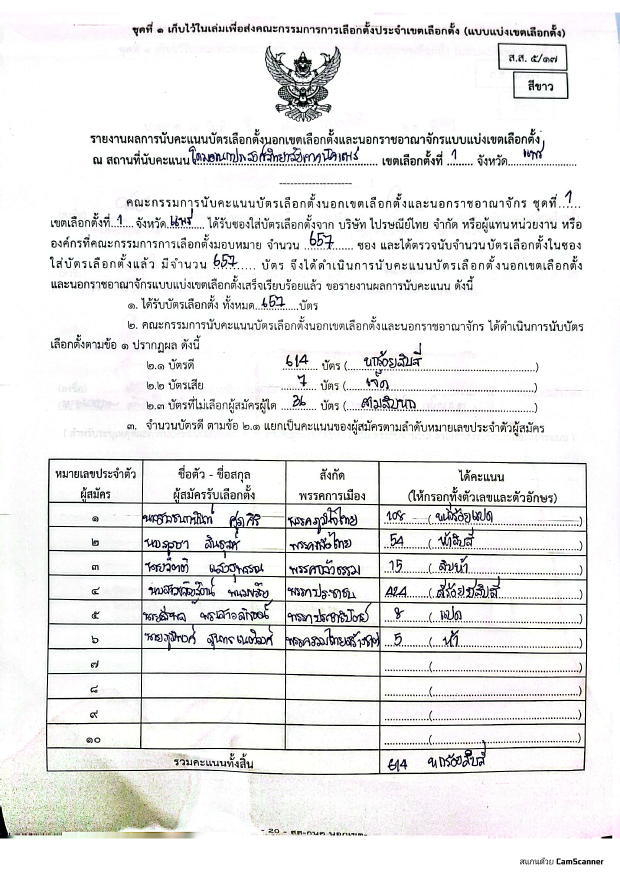
#> input picture test_images/page-1.png, 1240 x 1755 px (shown at 1/2 size)
$ python -i adaptive_ocr.py   (imports and definitions only)
#> lines starting #> are read from the running program, lines starting #| are printed output that depends on the picture; after the words box and inside, x2 and y2 are one past the last pixel; in counts of white or black regions, pixels touching at a corner belong together
#!/usr/bin/env python3
"""
Adaptive OCR preprocessing based on image characteristics.

Key insight: Different images need different preprocessing.
High-res images benefit from aggressive preprocessing.
Low-res images are hurt by binarization.

Solution: Analyze image characteristics and select optimal preprocessing.
"""

import os
import sys
import io
import tempfile
from dataclasses import dataclass
from typing import Optional, Union, List
from pathlib import Path

try:
    from PIL import Image, ImageStat, ImageEnhance, ImageFilter, ImageOps
    import cv2
    import numpy as np
    PIL_AVAILABLE = True
except ImportError:
    PIL_AVAILABLE = False


@dataclass
class ImageCharacteristics:
    """Analyzed characteristics of an image."""
    width: int
    height: int
    resolution_category: str  # "low", "medium", "high"
    contrast_ratio: float
    has_noise: bool
    recommended_preprocessing: List[str]


def deskew_image(img_arr: "np.ndarray") -> "np.ndarray":
    """
    Deskew image using projection profile.
    Simple method: rotate small angles and find max horizontal projection variance.
    """
    try:
        # Convert to grayscale if needed
        if len(img_arr.shape) == 3:
            gray = cv2.cvtColor(img_arr, cv2.COLOR_RGB2GRAY)
        else:
            gray = img_arr

        # Invert (text is white)
        thresh = cv2.bitwise_not(gray)

        # Check angles -5 to +5
        best_angle = 0
        max_variance = 0

        # Fast check: coarse steps
        for angle in range(-5, 6):
            # Rotate
            h, w = gray.shape[:2]
            center = (w // 2, h // 2)
            M = cv2.getRotationMatrix2D(center, angle, 1.0)
            rotated = cv2.warpAffine(thresh, M, (w, h), flags=cv2.INTER_LINEAR, borderMode=cv2.BORDER_CONSTANT, borderValue=0)

            # Project
            projection = np.sum(rotated, axis=1)
            variance = np.var(projection)

            if variance > max_variance:
                max_variance = variance
                best_angle = angle

        if abs(best_angle) > 0:
            print(f"  Deskewing: detected angle {best_angle}")
            h, w = img_arr.shape[:2]
            center = (w // 2, h // 2)
            M = cv2.getRotationMatrix2D(center, best_angle, 1.0)
            return cv2.warpAffine(img_arr, M, (w, h), flags=cv2.INTER_CUBIC, borderMode=cv2.BORDER_REPLICATE)

        return img_arr

    except Exception as e:
        print(f"  Deskew error: {e}")
        return img_arr


# [51 lines left out: function remove_lines, not called in this run]


def add_padding(img: "Image.Image", border: int = 20) -> "Image.Image":
    """
    Add white border padding to image.
    Tesseract often fails if text touches the edge.
    """
    if not PIL_AVAILABLE:
        return img
    try:
        # ImageOps.expand adds border. Fill with white (255)
        return ImageOps.expand(img, border=border, fill='white')
    except Exception as e:
        print(f"  Padding error: {e}")
        return img


def analyze_image_obj(img: "Image.Image") -> ImageCharacteristics:
    """
    Analyze a PIL Image object to determine optimal preprocessing.
    """
    if not PIL_AVAILABLE:
        return ImageCharacteristics(0, 0, "medium", 0, False, ["contrast"])

    width, height = img.size

    # Convert to grayscale for analysis
    if img.mode != "L":
        gray = img.convert("L")
    else:
        gray = img

    # Calculate contrast (standard deviation of pixel values)
    stat = ImageStat.Stat(gray)
    contrast = stat.stddev[0]  # Higher = more contrast

    # Determine resolution category
    total_pixels = width * height
    if total_pixels > 4_000_000:  # > 4MP
        resolution = "high"
    elif total_pixels > 1_000_000:  # > 1MP
        resolution = "medium"
    else:
        resolution = "low"

    # Detect noise by looking at high-frequency variations
    # (simplified - in production use proper noise detection)
    has_noise = contrast > 70 and resolution == "low"

    # Determine recommended preprocessing based on characteristics
    # Padding is always recommended for OCR safety
    recommended = ["padding"]

    # v2.0: Self-Correction hint
    force_aggressive = os.environ.get("ADAPTIVE_OCR_FORCE_AGGRESSIVE") == "1"
    if force_aggressive:
        recommended.extend(["contrast", "sharpen", "binarize", "dilate"])

    if resolution == "high":
        # High-res: can handle aggressive preprocessing
        recommended.extend(["contrast", "sharpen", "binarize"])
        # High res usually means we can see lines clearly, good candidate for line removal
        recommended.append("remove_lines")
    elif resolution == "low":
        # Low-res: preserve information, minimal processing
        pass
    else:
        # Medium: light preprocessing
        recommended.append("contrast")
        recommended.append("deskew") # Medium res often mobile scans

    # Adjust based on contrast
    if contrast < 40:
        # Low contrast image - needs boost
        if "contrast" not in recommended:
            recommended.append("contrast")
    elif contrast > 80:
        # High contrast - might be over-processed
        if "binarize" in recommended:
            recommended.remove("binarize")

    return ImageCharacteristics(
        width=width,
        height=height,
        resolution_category=resolution,
        contrast_ratio=contrast,
        has_noise=has_noise,
        recommended_preprocessing=recommended,
    )


# [11 lines left out: function analyze_image, not called in this run]


def apply_preprocessing(img: "Image.Image", methods: List[str]) -> "Image.Image":
    """Apply list of preprocessing methods to a PIL Image."""
    if not PIL_AVAILABLE:
        return img

    processed = img.copy()

    # Advanced CV operations (convert to numpy)
    if "deskew" in methods or "remove_lines" in methods:
        img_np = np.array(processed)

        if "deskew" in methods:
            img_np = deskew_image(img_np)

        if "remove_lines" in methods:
            img_np = remove_lines(img_np)

        processed = Image.fromarray(img_np)

    # Standard PIL operations

    # Padding (do before other filters to avoid border artifacts)
    if "padding" in methods:
        processed = add_padding(processed)

    # Convert to grayscale if needed
    if processed.mode != "L" and ("binarize" in methods or "threshold" in methods):
        processed = processed.convert("L")
    elif processed.mode != "RGB" and "contrast" in methods:
        # Contrast works best in RGB or L
        pass

    if "denoise" in methods:
        processed = processed.filter(ImageFilter.MedianFilter(size=3))

    if "contrast" in methods:
        # Higher contrast for handwritten ink
        # Ensure compatible mode for Contrast
        if processed.mode not in ["RGB", "L"]:
            processed = processed.convert("RGB")
        processed = ImageEnhance.Contrast(processed).enhance(2.0)

    if "sharpen" in methods:
        processed = processed.filter(ImageFilter.SHARPEN)
        processed = processed.filter(ImageFilter.EDGE_ENHANCE)

    if "dilate" in methods:
        # Thicken thin strokes
        processed = processed.filter(ImageFilter.MaxFilter(size=3))

    if "binarize" in methods:
        # Adaptive thresholding
        if processed.mode != "L":
            processed = processed.convert("L")
        processed = processed.point(lambda x: 0 if x < 140 else 255)

    return processed


# [8 lines left out: function adaptive_preprocess_image, not called in this run]


def adaptive_preprocess(image_path: str, output_path: Optional[str] = None) -> tuple[str, list[str]]:
    """
    Apply preprocessing adapted to image characteristics (File API).

    Returns (output_path, methods_applied).
    """
#> called with image_path = 'test_images/page-1.png'
    if not PIL_AVAILABLE:
        return image_path, []

    with Image.open(image_path) as img:
#> img is the input picture: PIL image 1240x1755 RGB; mean R, G, B 233.9, 234, 233.5
        chars = analyze_image_obj(img)
#> in analyze_image_obj, `contrast = stat.stddev[0]`: contrast = 58.06
#> in analyze_image_obj, `has_noise = contrast > 70 and resolution == "low"`: has_noise = False
        print(f"  Adaptive OCR (File): {chars.resolution_category} res, contrast={chars.contrast_ratio:.1f}, methods={chars.recommended_preprocessing}")
#|   Adaptive OCR (File): medium res, contrast=58.1, methods=['padding', 'contrast', 'deskew']
        processed = apply_preprocessing(img, chars.recommended_preprocessing)
#> in deskew_image, `thresh = cv2.bitwise_not(gray)`:
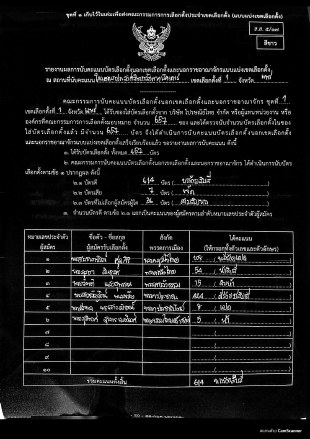
#> thresh: shape (1755, 1240) (shown at 1/4 size); min 0, max 255, mean 21.1
#> the loop in deskew_image, `for angle in range(-5, 6):` made 11 passes
#> (variance, max_variance) on passes 1 to 6: (150770395.9, 150770395.9), (169931769.8, 169931769.8), (203211182.5, 203211182.5), (228877514.3, 228877514.3), (372789722.2, 372789722.2), (679429231.9, 679429231.9)
#> pass 1, in deskew_image, `rotated = cv2.warpAffine(thresh, M, (w, h), flags=cv2.INTER_LINEAR, bo..`:
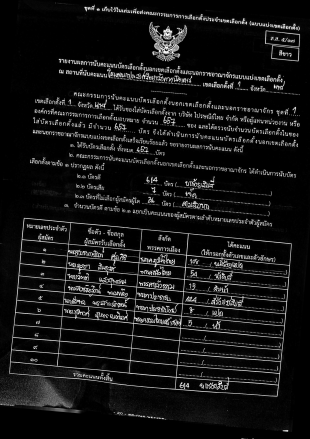
#> rotated: shape (1755, 1240) (shown at 1/4 size); min 0, max 255, mean 20.8
#> pass 2, in deskew_image, `rotated = cv2.warpAffine(thresh, M, (w, h), flags=cv2.INTER_LINEAR, bo..`:
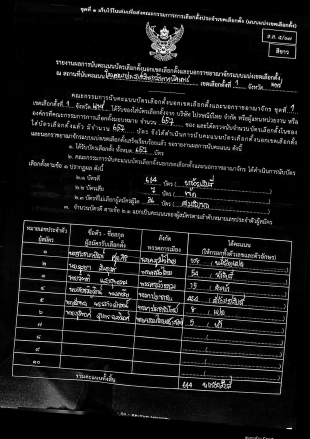
#> rotated: shape (1755, 1240) (shown at 1/4 size); min 0, max 255, mean 20.8
#> pass 3, in deskew_image, `rotated = cv2.warpAffine(thresh, M, (w, h), flags=cv2.INTER_LINEAR, bo..`:
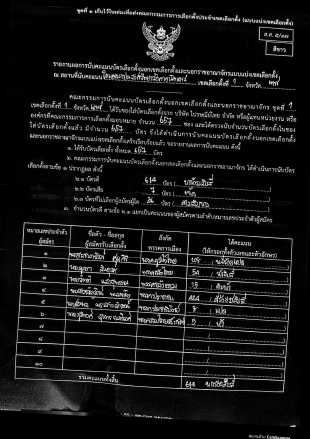
#> rotated: shape (1755, 1240) (shown at 1/4 size); min 0, max 255, mean 20.9
#> after the loop in deskew_image, `for angle in range(-5, 6):`: best_angle = 0; max_variance = 679429231.9
#> in add_padding, `return ImageOps.expand(img, border=border, fill='white')`:
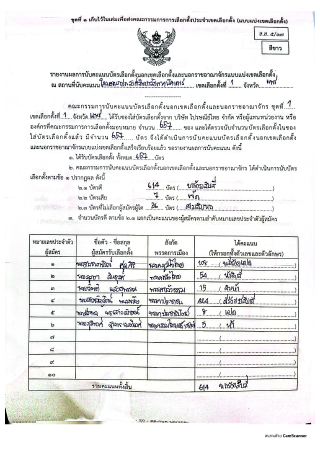
#> returned value: PIL image 1280x1795 RGB (shown at 1/4 size); mean R, G, B 235.1, 235.1, 234.6
#> in apply_preprocessing, `processed = ImageEnhance.Contrast(processed).enhance(2.0)`:
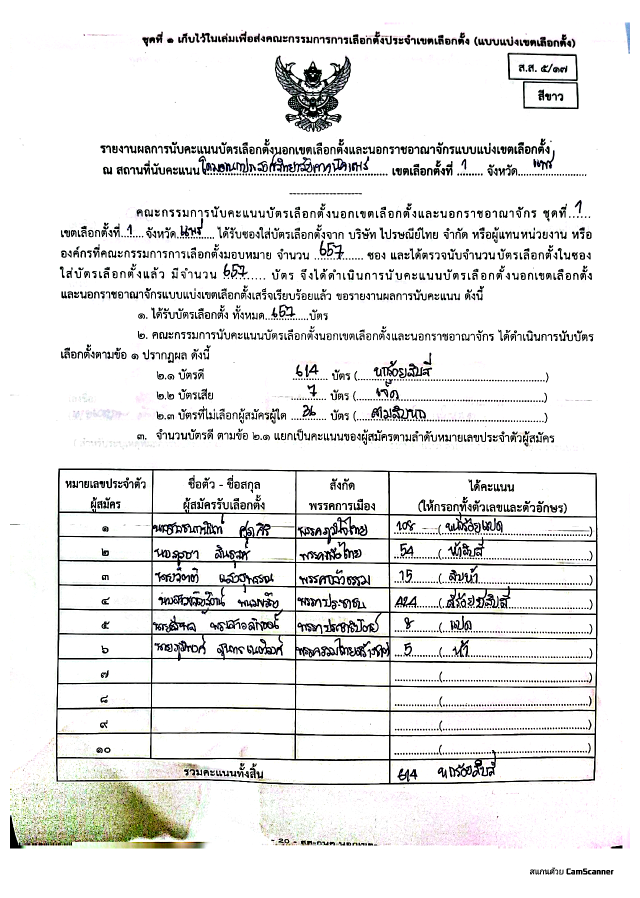
#> processed: PIL image 1280x1795 RGB (shown at 1/2 size); mean R, G, B 232.2, 232.2, 231.4

        if output_path is None:
            suffix = Path(image_path).suffix or ".png"
            fd, output_path = tempfile.mkstemp(suffix=suffix, prefix="adaptive_")
            os.close(fd)

        processed.save(output_path)

    return output_path, chars.recommended_preprocessing


# [126 lines left out: functions adaptive_extract, compare_strategies, main, not called in this run]


# [2 lines not run here, left out]

>>> result = adaptive_preprocess('test_images/page-1.png')

$ run again, on test_images/page-2.png
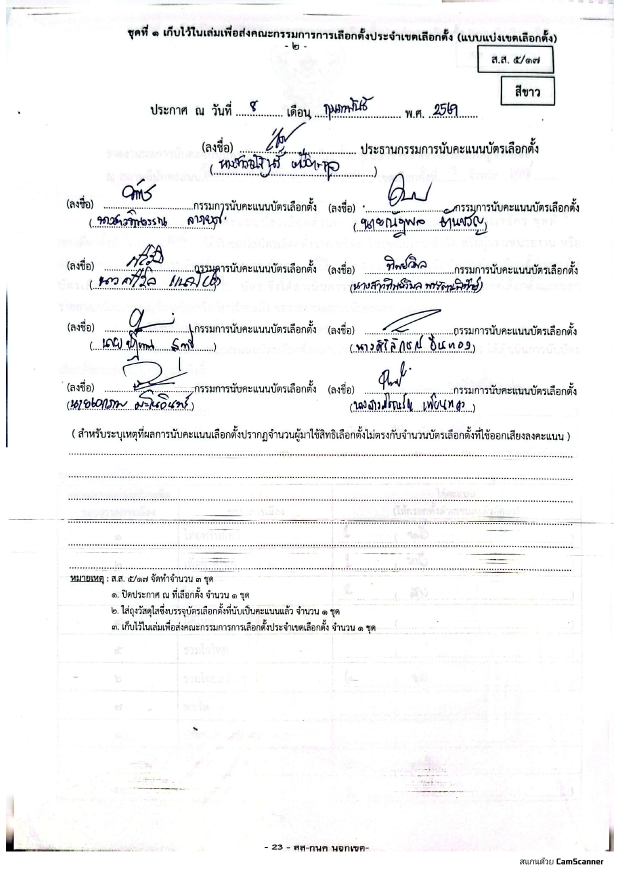
#> input picture test_images/page-2.png, 1240 x 1755 px (shown at 1/2 size)
#> in adaptive_preprocess, img is the input picture: PIL image 1240x1755 RGB; mean R, G, B 244.1, 244.3, 244.6
#> contrast = 41.76
#> has_noise = False
#|   Adaptive OCR (File): medium res, contrast=41.8, methods=['padding', 'contrast', 'deskew']
#> the loop in deskew_image, `for angle in range(-5, 6):` made 11 passes
#> (variance, max_variance) on passes 1 to 6: (107446494.4, 107446494.4), (109853451.9, 109853451.9), (129672819.1, 129672819.1), (168992879.5, 168992879.5), (222052169.6, 222052169.6), (366860077.4, 366860077.4)
#> pass 1, in deskew_image, `rotated = cv2.warpAffine(thresh, M, (w, h), flags=cv2.INTER_LINEAR, bo..`:
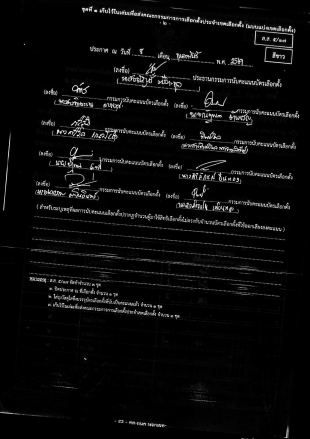
#> rotated: shape (1755, 1240) (shown at 1/4 size); min 0, max 255, mean 10.5
#> after the loop in deskew_image, `for angle in range(-5, 6):`: best_angle = 0; max_variance = 366860077.4
#> in apply_preprocessing, `processed = ImageEnhance.Contrast(processed).enhance(2.0)`:
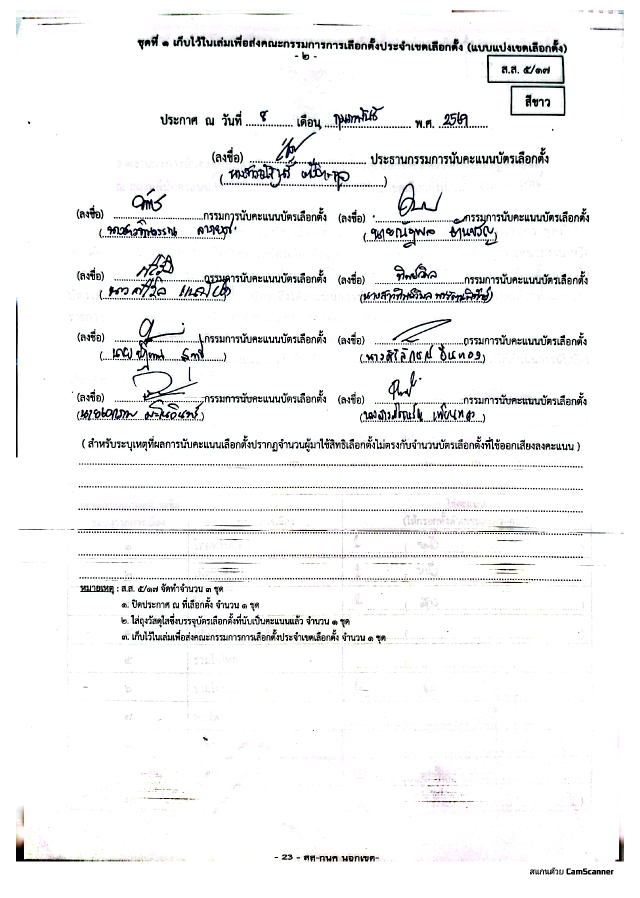
#> processed: PIL image 1280x1795 RGB (shown at 1/2 size); mean R, G, B 242.5, 242.6, 242.8

$ run again, on test_images/bch_page-4.png
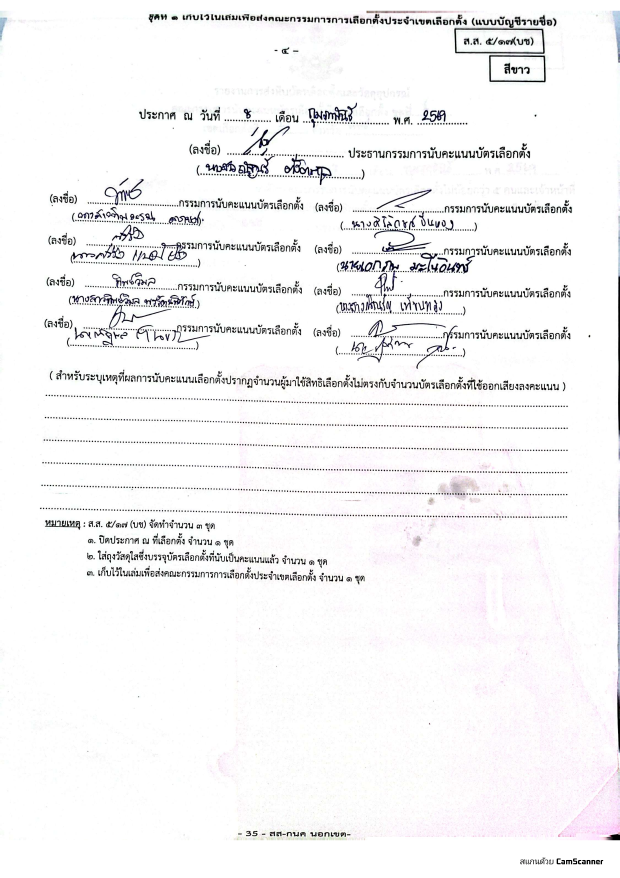
#> input picture test_images/bch_page-4.png, 2480 x 3509 px (shown at 1/4 size)
#> in adaptive_preprocess, img is the input picture: PIL image 2480x3509 RGB; mean R, G, B 245, 244.4, 245.2
#> contrast = 41.03
#> has_noise = False
#|   Adaptive OCR (File): high res, contrast=41.0, methods=['padding', 'contrast', 'sharpen', 'binarize', 'remove_lines']
#> in remove_lines, `_, thresh = cv2.threshold(gray, 0, 255, cv2.THRESH_BINARY_INV + cv2.TH..`:
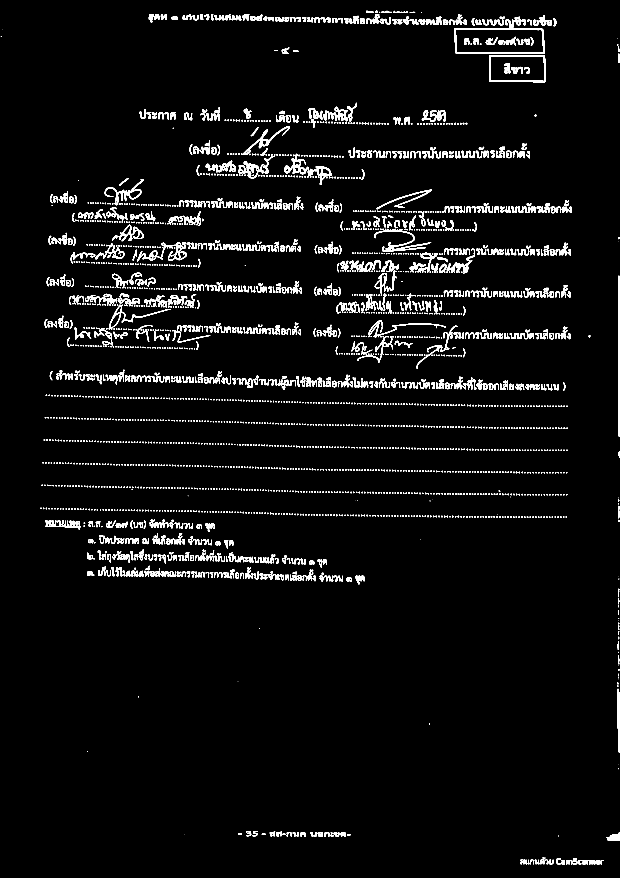
#> thresh: shape (3509, 2480) (shown at 1/4 size); 3.5% white; 2988 white regions (491 under 20 px), largest, box (x1, y1, x2, y2) and area: (1818, 113, 2179, 215) 4731, (2472, 1102, 2480, 1746) 4380, (1138, 615, 1326, 740) 4174
#> detect_horizontal: shape (3509, 2480); 0.08% white; 8 white regions, largest, box (x1, y1, x2, y2) and area: (1820, 114, 2175, 120) 1699, (1823, 208, 2180, 214) 1687, (1960, 322, 2184, 328) 1122
#> detect_vertical: shape (3509, 2480); 0.09% white; 7 white regions, largest, box (x1, y1, x2, y2) and area: (2473, 1104, 2480, 1748) 4341, (2470, 2757, 2480, 3012) 2109, (1957, 223, 1963, 329) 582
#> in apply_preprocessing, `processed = ImageEnhance.Contrast(processed).enhance(2.0)`:
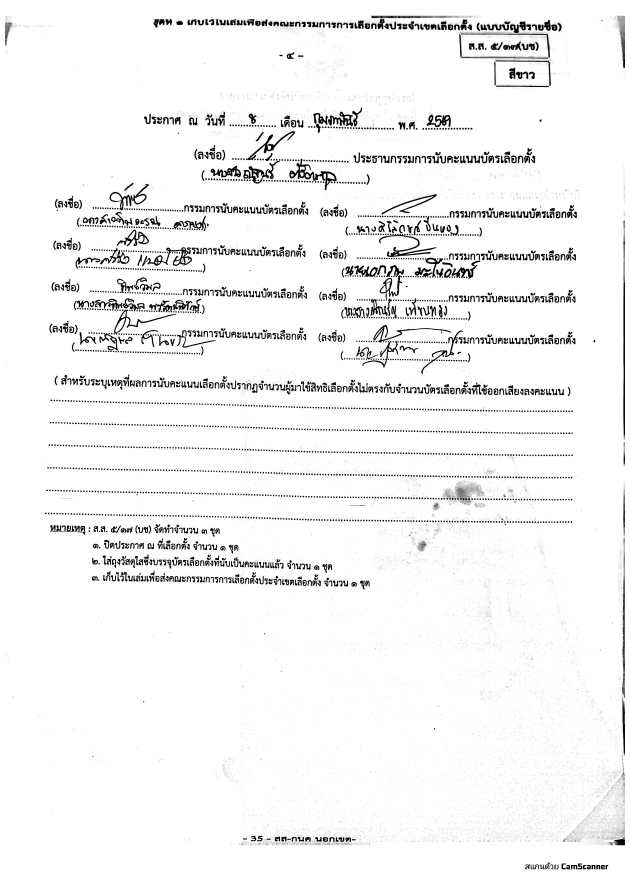
#> processed: PIL image 2520x3549 L (shown at 1/4 size); min 0, max 255, mean 243.6
